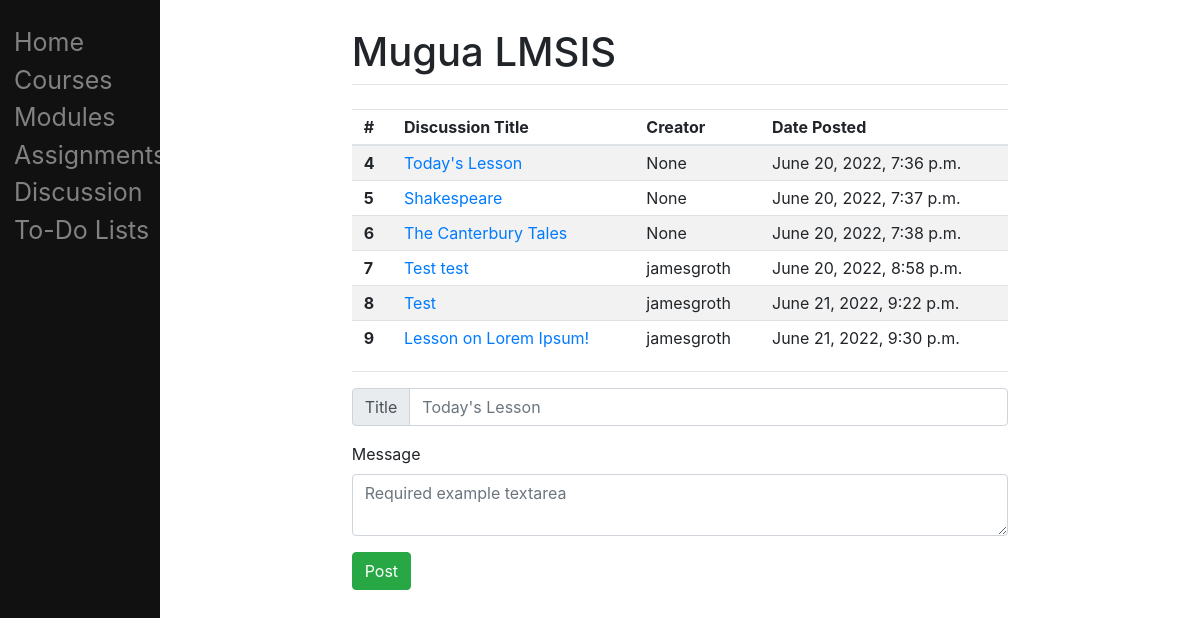
/discuss/, run on the app's committed database.
### main/models.py (models this page shows, shortened)
class Discussion(models.Model):
    course = models.ForeignKey(Course, on_delete=models.CASCADE, related_name="discusscourse", null=True)
    author = models.CharField(max_length=120, null=True)
    title = models.CharField(max_length=120, null=True)
    message = models.TextField(null=True)
    post_date = models.DateTimeField(null=True)
    user = models.ForeignKey(User, on_delete=models.CASCADE, related_name="discussion", null=True)

### main/views.py (the view)
# urls.py: path("discuss/", views.discuss, name="discuss"),
def discuss(response):
    if response.method == "POST":
        form = CreateDiscussionPost(response.POST)
        if form.is_valid():
            author = response.user.username
            title = form.cleaned_data["title"]
            message = form.cleaned_data["message"]
            post_date = timezone.now()
            d = Discussion(author=author, title=title, message=message, post_date=post_date)
            d.save()
        return HttpResponseRedirect("/discuss")
    else:
        form = CreateDiscussionPost()
    discussion = Discussion.objects.all()
    return render(response, "main/discuss.html", {"discussion": discussion})

### main/templates/main/discuss.html (shortened to what this page needs)
{% extends "main/base.html" %}
{% block content %}
<table class="table table-striped">
    <thead>
      <tr class="discussionMain">
        <th scope="col">#</th>
        <th scope="col">Discussion Title</th>
        <th scope="col">Creator</th>
        <th scope="col">Date Posted</th>
      </tr>
    </thead>
    <tbody>
    {% for post in discussion %}
        <tr class="discussionMain">
            <th scope="row">{{post.id}}</th>
            <td><a href="/discuss/{{post.id}}">{{post.title}}</a></td>
            <td>{{post.author}}</td>
            <td>{{post.post_date}}</td>
        </tr>
    {% endfor %}
    </tbody>
</table>
<hr />
<form method="post" action="#">
    <div class="container">
        <div class="row mb-3">
            <div class="input-group">
                <div class="input-group-prepend">
                    <div class="input-group-text">Title</div>
                </div>
                <input type="text" name="title" class="form-control" id="inlineFormInputGroupUsername" placeholder="Today's Lesson" required>
            </div>
        </div>
        <div class="row mb-3">
            <label for="validationTextarea">Message</label>
            <textarea class="form-control" name="message" id="validationTextarea" placeholder="Required example textarea" required></textarea>
        </div>
        <div class="row mb-1">
            <button type="submit" name="postDiscussion" value="postDiscussion" class="btn btn-success">Post</button>
        </div>
    </div>
</form>
{% endblock %}

### main/static/main/styles.css (style rules this page uses)
.discussionMain { line-height: 10px; }

### data on the page
Discussion: id "4", title "Today's Lesson", author "None", post_date "June 20, 2022, 7:36 p.m."
Discussion: id "5", title "Shakespeare", author "None", post_date "June 20, 2022, 7:37 p.m."
Discussion: id "6", title "The Canterbury Tales", author "None", post_date "June 20, 2022, 7:38 p.m."
Discussion: id "7", title "Test test", author "jamesgroth", post_date "June 20, 2022, 8:58 p.m."
Discussion: id "8", title "Test", author "jamesgroth", post_date "June 21, 2022, 9:22 p.m."
Discussion: id "9", title "Lesson on Lorem Ipsum!", author "jamesgroth", post_date "June 21, 2022, 9:30 p.m."
